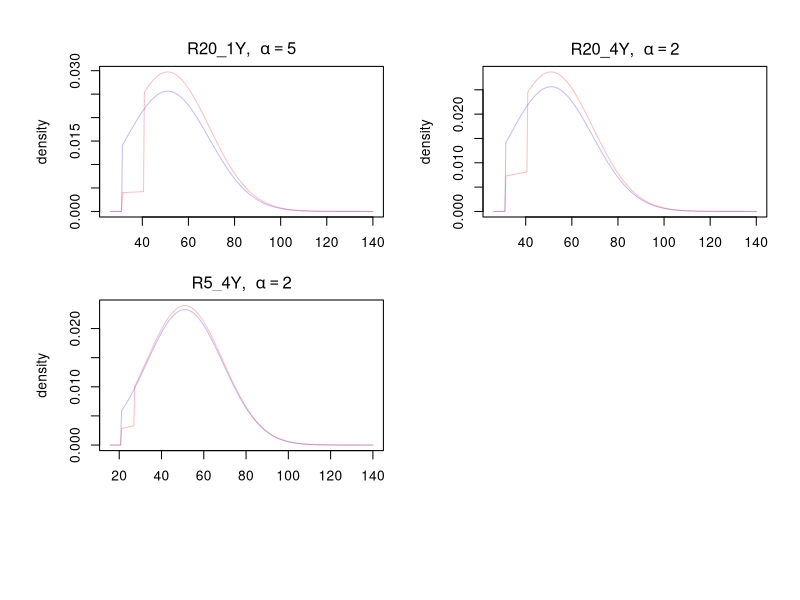

R code for this plot: (Note: this script raises an error after producing the figure.)
library(ggplot2)
library(gridExtra)



logit <- function(x){
  return(log(x/(1-x)))
}

expit <- function(x){
  1/(1+exp(-x))
}
dmg_model <- function(y, c, alpha, l) {
  return(ifelse(y > l/c,
                y,
                y - alpha*(l/c - y)
  ))
  
}

dmg_inverse <- function(y,c,alpha,l){
  return ((y + alpha*l/c)/(alpha+1))
}
trunc_pdf_y <- function(x,a,b,mu,sigma){
  truncnorm::dtruncnorm(x,a = a, b = b,mean = mu,
                        sd = sigma)
}


lik_pl_dmg <- function(mu, sigma, alpha, c, l, data){
  l_star <- dmg_inverse(l, c, alpha, l)
  group3 <- data
  
  # Damaged data
  ystar_dmg <- group3[group3 < l/c]
  y_dmg <- dmg_inverse(ystar_dmg, c, alpha, l)
  
  lik_dmg <- truncnorm::dtruncnorm(y_dmg, a = l_star, mean = mu, sd = sigma)
  lik_dmg <- lik_dmg / (alpha + 1)
  
  # Undamaged pieces
  ystar_undmg <- group3[group3 > l/c]
  
  lik_undmg <- numeric(length(ystar_undmg))
  if(length(ystar_undmg) != 0){
    lik_undmg <- truncnorm::dtruncnorm(ystar_undmg, a = l_star, mean = mu, sd = sigma)
  }
  
  # Combine likelihoods for each data point
  likelihoods <- numeric(length(group3))
  likelihoods[group3 < l/c] <- lik_dmg
  likelihoods[group3 > l/c] <- lik_undmg
  likelihoods[group3 < l] <- 0
  return (likelihoods)
}


# normalization to 1:
density_norm <- function(x,y){
  area <- density_calc(x,y)
  factor <- 1/area
  return (y*factor)
}


density_calc <- function(x,y){
  size <- x[2]- x[1]
  
  na_id <- is.na(y)
  x <- x[!na_id]
  y <- y[!na_id]
  len <- length(y)
  area <- sum(size * (y[1:(len-1)] + y[2:(len)])/2)
  return(area)
}



plot_den_biv <- function(l,dmg_alpha,group_name,RorT,tol = 1e-3){

  x_seq <- seq(from = -1, to = 12, length = 300)
  undmg_y <- PFY_lik_R(mu, sigma, rho,eta,0,l,x_seq)
  dmg_y <- PFY_lik_R(mu, sigma, rho,eta,dmg_alpha,l,x_seq)


  undmg_den <- density_norm(x_seq,undmg_y)
  dmg_den <- density_norm(x_seq,dmg_y)
  undmg_mark <- (undmg_den > tol)
  dmg_mark <- (dmg_den > tol)
  
  x_combined <- c(x_seq[undmg_mark], x_seq[dmg_mark])
  y_combined <- c(undmg_den[undmg_mark], dmg_den[dmg_mark])
  
  xlim <- range(x_combined)
  ylim <- range(y_combined)
  plot(x_seq[undmg_mark],undmg_den[undmg_mark],
       type = 'l',col = col_nodmg,xlab = 'survivors',
       ylab = 'density', main = group_name, 
       xlim = xlim, ylim = ylim)
  lines(x_seq[dmg_mark],dmg_den[dmg_mark],
        type = 'l', col = col_dmg)
}



mu <- 51
sigma <-  18


c <-  0.76



l1 <- 31.02750
l2 <- 20.685
l <- l2
theta0 <- c(mu,sigma,alpha)








# plot begins
col_nodmg <- rgb(0, 0, 1, 1/4)
col_dmg <- rgb(1, 0, 0, 1/4)



plot_den <- function(l,dmg_alpha,group_name,tol = -1){
  
  x_seq <- seq(from = l-5, to = 140, length = 300)
  undmg_y <- lik_pl_dmg(mu,sigma,0, c,l, x_seq)
  dmg_y <- lik_pl_dmg(mu,sigma,dmg_alpha, c,l, x_seq)
  

  undmg_den <- density_norm(x_seq,undmg_y)
  dmg_den <- density_norm(x_seq,dmg_y)
  undmg_mark <- (undmg_den > tol)
  dmg_mark <- (dmg_den > tol)

  x_combined <- c(x_seq[undmg_mark], x_seq[dmg_mark])
  y_combined <- c(undmg_den[undmg_mark], dmg_den[dmg_mark])
  # 
  xlim <- range(x_combined)
  ylim <- range(y_combined)
  # plot(x_seq[dmg_mark],dmg_den[dmg_mark],
  #      type = 'l',col = col_dmg,xlab = 'survivors',
  #      ylab = 'density', main = group_name,
  #      xlim = xlim, ylim = ylim)
  plot(x_seq[undmg_mark],undmg_den[undmg_mark],
       type = 'l',col = col_nodmg,xlab = 'survivors',
       ylab = 'density', 
       main = bquote(.(group_name) * ", " ~ alpha == .(dmg_alpha)),
       xlim = xlim, ylim = ylim)
  lines(x_seq[dmg_mark],dmg_den[dmg_mark],
        type = 'l', col = col_dmg)
  return (dmg_y)
}
pdf("density_comparsion_uni.pdf", width = 9.27, height = 9.69)  # A4 size in inches

par(mfrow = c(2, 2), oma = c(6, 1, 2, 1),
    mar = c(3, 5, 2, 1))


plot_den(l1,5,"R20_1Y")
plot_den(l1,2,"R20_4Y")

plot_den(l2,2,"R5_4Y")

# Add a common legend at the bottom of all plots
par(fig = c(0, 1, 0, 0.1), oma = c(0, 0, 0, 0), new = TRUE)  # Use the lower part of the figure space for the legend
plot.new()  # Create an empty plot for the legend
legend("center", 
       legend = c(expression("Density of survivor strength generated with true " * bold(alpha)),
         expression("Density of survivor strength generated with " * bold(alpha) == bold(0))),
                  
       col = c(col_dmg,col_nodmg), pch = 15, 
       pt.cex = 2, bty = "n", horiz = TRUE, inset = 0,
       text.width = 0.5, xjust = 0.5,cex = 1.1) 
dev.off()
